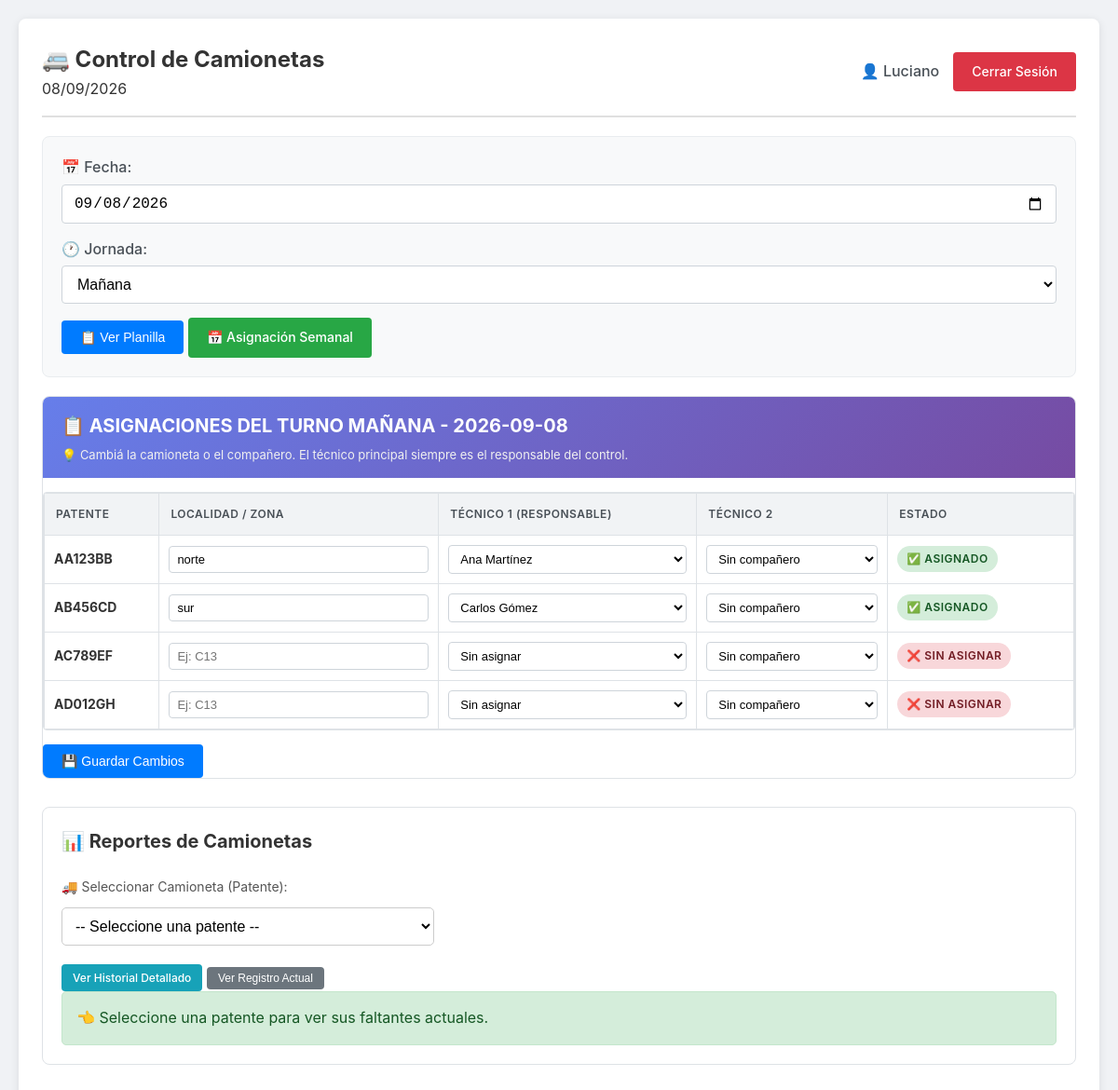
Page /admin (signed in) on the committed database.
### tables this page shows
CREATE TABLE camionetas (
            id INTEGER PRIMARY KEY AUTOINCREMENT,
            patente TEXT UNIQUE NOT NULL,
            activa INTEGER DEFAULT 1
        );

CREATE TABLE asignaciones (
            id INTEGER PRIMARY KEY AUTOINCREMENT,
            camioneta_id INTEGER,
            tecnico_id INTEGER,
            tecnico2_id INTEGER,
            fecha TEXT NOT NULL,
            jornada TEXT NOT NULL,
            estado TEXT DEFAULT 'PENDIENTE',
            zona TEXT,
            FOREIGN KEY (camioneta_id) REFERENCES camionetas(id),
            FOREIGN KEY (tecnico_id) REFERENCES usuarios(id),
            FOREIGN KEY (tecnico2_id) REFERENCES usuarios(id)
        );

### app.py (the view)
@app.route('/admin')
def admin():
    if 'usuario_id' not in session or session.get('rol') != 'admin':
        return redirect(url_for('login'))
    fecha_seleccionada = request.args.get('fecha', datetime.now().strftime('%Y-%m-%d'))
    jornada_seleccionada = request.args.get('jornada', 'mañana')
    fecha_actual = datetime.now().strftime('%d/%m/%Y')
    conexion = get_db()
    try:
        tecnicos = obtener_tecnicos()
        camionetas = obtener_camionetas()
        asignaciones_actuales = conexion.execute('''
            SELECT a.id as asignacion_id, a.camioneta_id, a.tecnico_id, a.tecnico2_id, a.zona,
                   c.patente as camioneta_patente
            FROM asignaciones a
            LEFT JOIN camionetas c ON a.camioneta_id = c.id
            WHERE a.fecha = ? AND a.jornada = ?
        ''', (fecha_seleccionada, jornada_seleccionada)).fetchall()
        asignaciones_por_camioneta = {}
        for a in asignaciones_actuales:
            asignaciones_por_camioneta[a['camioneta_id']] = {
                'asignacion_id': a['asignacion_id'],
                'tecnico_id': a['tecnico_id'],
                'tecnico2_id': a['tecnico2_id'],
                'zona': a['zona'] or ''
            }
        try:
            reportes = conexion.execute('''
                SELECT
                    r.id, r.tipo, r.elemento, r.estado, r.descripcion, r.fecha_hora,
                    r.fecha_resolucion, r.comentario_resolucion, r.resuelto_por,
                    COALESCE(cam.patente, 'SIN ASIGNAR') as patente,
                    COALESCE(u.nombre, 'TÉCNICO DESCONOCIDO') as tecnico_nombre
                FROM reportes r
                LEFT JOIN controles co ON r.control_id = co.id
                LEFT JOIN asignaciones a ON co.asignacion_id = a.id
                LEFT JOIN camionetas cam ON a.camioneta_id = cam.id
                LEFT JOIN usuarios u ON a.tecnico_id = u.id
                ORDER BY r.fecha_hora DESC
            ''').fetchall()
            reportes_por_patente = {}
            for reporte in reportes:
                patente = reporte['patente']
                if patente not in reportes_por_patente:
                    reportes_por_patente[patente] = []
                reportes_por_patente[patente].append(dict(reporte))
            patentes_con_reportes = sorted(reportes_por_patente.keys())
            faltantes_por_patente = {}
            for patente, registros in reportes_por_patente.items():
                dedupe = {}
                for r in registros:
                    if r['estado'] in ['FALLA', 'FALTANTE', 'OBSERVACION']:
                        if r['elemento'] not in dedupe:
                            dedupe[r['elemento']] = r
                faltantes_por_patente[patente] = list(dedupe.values())
        except sqlite3.OperationalError:
            reportes_por_patente = {}
            patentes_con_reportes = []
            faltantes_por_patente = {}
    finally:
        conexion.close()
    mensaje = request.args.get('mensaje', '')
    error = request.args.get('error', '')
    planilla = []
    for camioneta in camionetas:
        info = asignaciones_por_camioneta.get(camioneta['id'], {
            'asignacion_id': None,
            'tecnico_id': None,
            'tecnico2_id': None,
            'zona': ''
        })
        planilla.append({
            'camioneta_id': camioneta['id'],
            'camioneta_patente': camioneta['patente'],
            'asignacion_id': info['asignacion_id'],
            'tecnico_id': info['tecnico_id'],
            'tecnico2_id': info['tecnico2_id'],
            'zona': info['zona']
        })
    return render_template('admin.html',
                         camionetas=camionetas,
                         tecnicos=tecnicos,
                         planilla=planilla,
                         reportes=reportes,
                         reportes_por_patente=reportes_por_patente,
                         faltantes_por_patente=faltantes_por_patente,
                         patentes_con_reportes=patentes_con_reportes,
                         fecha_seleccionada=fecha_seleccionada,
                         jornada_seleccionada=jornada_seleccionada,
                         fecha_actual=fecha_actual,
                         mensaje=mensaje,
                         error=error)

### app.py (called while the page is built)
@app.before_request
def limpiar_redirecciones():
    if 'usuario_id' in session:
        rol = session.get('rol')
        if rol == 'admin' and request.path == '/tecnico':
            return redirect(url_for('admin'))
        if rol == 'jefe' and request.path in ['/tecnico', '/admin']:
            return redirect(url_for('jefe'))
        if rol == 'tecnico' and request.path in ['/admin', '/jefe']:
            return redirect(url_for('tecnico'))

def conectar_db():
    return sqlite3.connect(str(DATABASE))

def get_db():
    conexion = conectar_db()
    conexion.row_factory = sqlite3.Row
    return conexion

def obtener_tecnicos():
    conexion = get_db()
    tecnicos = conexion.execute('''
        SELECT id, nombre FROM usuarios
        WHERE rol = 'tecnico' AND activo = 1 ORDER BY nombre
    ''').fetchall()
    conexion.close()
    return tecnicos

def obtener_camionetas():
    conexion = get_db()
    camionetas = conexion.execute('''
        SELECT id, patente FROM camionetas
        WHERE activa = 1 ORDER BY patente
    ''').fetchall()
    conexion.close()
    return camionetas

### templates/admin.html (shortened to what this page needs)
<!DOCTYPE html>
<html lang="es">
<head>
    <link rel="stylesheet" href="{{ url_for('static', filename='css/style.css') }}">
</head>
<body>
    <div class="container">
        <header>
            <div class="header-left">
                <h1>🚐 Control de Camionetas</h1>
                <span class="fecha-actual">{{ fecha_actual }}</span>
            </div>
            <div class="user-info">
                <span>👤 {{ session.nombre }}</span>
                <a href="{{ url_for('logout') }}" class="btn btn-danger">Cerrar Sesión</a>
            </div>
        </header>
        <div class="jornada-selector">
            <form method="GET" action="{{ url_for('admin') }}">
                <div class="form-group">
                    <label for="fecha">📅 Fecha:</label>
                    <input type="date" id="fecha" name="fecha" value="{{ fecha_seleccionada }}" required>
                </div>
                <div class="form-group">
                    <label for="jornada">🕐 Jornada:</label>
                    <select id="jornada" name="jornada">
                        <option value="mañana" {% if jornada_seleccionada == 'mañana' %}selected{% endif %}>Mañana</option>
                    </select>
                </div>
                <button type="submit" class="btn btn-primary">📋 Ver Planilla</button>
                <a href="{{ url_for('asignacion_semanal') }}" class="btn btn-success">📅 Asignación Semanal</a>
            </form>
        </div>
        <div class="planilla-container">
            <div class="planilla-header">
                <h2>📋 ASIGNACIONES DEL TURNO {{ jornada_seleccionada|upper }} - {{ fecha_seleccionada }}</h2>
                <p>💡 Cambiá la camioneta o el compañero. El técnico principal siempre es el responsable del control.</p>
            </div>
            <form method="POST" action="{{ url_for('guardar_planilla') }}" id="form-planilla">
                <div class="table-responsive">
                    <table class="table-planilla">
                        <thead>
                            <tr>
                                <th>PATENTE</th>
                                <th>LOCALIDAD / ZONA</th>
                                <th>TÉCNICO 1 (Responsable)</th>
                                <th>TÉCNICO 2</th>
                                <th>ESTADO</th>
                            </tr>
                        </thead>
                        <tbody>
                            {% for fila in planilla %}
                            <tr class="fila-asignacion">
                                <td>
                                    <strong>{{ fila.camioneta_patente }}</strong>
                                </td>
                                <td>
                                    <input type="text" name="zona_{{ fila.camioneta_id }}" value="{{ fila.zona or '' }}" placeholder="Ej: C13">
                                </td>
                                <td>
                                    <select name="tecnico_{{ fila.camioneta_id }}" class="tecnico-select">
                                        <option value="">Sin asignar</option>
                                        {% for tecnico in tecnicos %}
                                            <option value="{{ tecnico.id }}"
                                                {% if tecnico.id == fila.tecnico_id %}selected{% endif %}>
                                                {{ tecnico.nombre }}
                                            </option>
                                        {% endfor %}
                                    </select>
                                </td>
                                <td>
                                    <select name="tecnico2_{{ fila.camioneta_id }}" class="tecnico2-select">
                                        <option value="">Sin compañero</option>
                                    </select>
                                </td>
                                <td>
                                    {% if fila.tecnico_id %}
                                        <span class="badge badge-success">✅ ASIGNADO</span>
                                    {% else %}
                                        <span class="badge badge-danger">❌ SIN ASIGNAR</span>
                                    {% endif %}
                                </td>
                            </tr>
                            {% endfor %}
                        </tbody>
                    </table>
                </div>
                <button type="submit" class="btn btn-primary">💾 Guardar Cambios</button>
            </form>
        </div>
        <div class="reportes-section">
            <h2>📊 Reportes de Camionetas</h2>
            <label for="selector-patente">🚚 Seleccionar Camioneta (Patente):</label>
            <br>
            <select id="selector-patente" class="patente-selector" onchange="mostrarDetallesPatente()">
                <option value="">-- Seleccione una patente --</option>
            </select>
            <div class="mt-2 mb-3">
                <a href="{{ url_for('historial_camioneta', patente='') }}"
                   class="btn btn-info btn-sm"
                   id="btn-historial-detallado"
                   onclick="this.href = this.href.replace('/historial-camioneta/', '/historial-camioneta/' + document.getElementById('selector-patente').value)">
                     Ver Historial Detallado
                </a>
                <button class="btn btn-secondary btn-sm" onclick="verRegistroActual()">
                     Ver Registro Actual
                </button>
            </div>
            <div id="contenedor-faltantes" class="alerta-ok">
                👈 Seleccione una patente para ver sus faltantes actuales.
            </div>
        </div>
    </div>
</body>
</html>

### static/css/style.css (style rules this page uses)
* { margin: 0; padding: 0; box-sizing: border-box; }
body { font-family: -apple-system, BlinkMacSystemFont, 'Segoe UI', Roboto, Oxygen, Ubuntu, sans-serif; background-color: #f0f2f5; color: #333; line-height: 1.6; padding: 20px; min-height: 100vh; }
.container { max-width: 1200px; margin: 0 auto; background: white; padding: 25px; border-radius: 8px; box-shadow: 0 2px 10px rgba(0,0,0,0.1); }
header { display: flex; justify-content: space-between; align-items: center; padding-bottom: 15px; border-bottom: 2px solid #e0e0e0; margin-bottom: 20px; flex-wrap: wrap; gap: 10px; }
header h1 { font-size: 24px; color: #333; }
.user-info { display: flex; align-items: center; gap: 15px; flex-wrap: wrap; }
.user-info span { font-weight: 500; color: #495057; }
.btn { display: inline-block; padding: 10px 20px; border: none; border-radius: 4px; font-size: 14px; font-weight: 500; cursor: pointer; text-decoration: none; text-align: center; transition: all 0.3s ease; }
.btn-primary { background-color: #007bff; color: white; }
.btn-secondary { background-color: #6c757d; color: white; }
.btn-success { background-color: #28a745; color: white; }
.btn-danger { background-color: #dc3545; color: white; }
.btn-info { background-color: #17a2b8; color: white; }
.btn-sm { padding: 5px 12px; font-size: 12px; }
.form-group { margin-bottom: 15px; }
.form-group label { display: block; margin-bottom: 5px; font-weight: 500; color: #495057; }
.form-group input, .form-group select, .form-group textarea { width: 100%; padding: 10px 12px; border: 1px solid #ced4da; border-radius: 4px; font-size: 16px; transition: border-color 0.3s ease; background: white; }
.table-responsive { overflow-x: auto; margin: 15px 0; border-radius: 4px; border: 1px solid #dee2e6; }
.badge { display: inline-block; padding: 4px 10px; border-radius: 20px; font-size: 12px; font-weight: 600; text-transform: uppercase; letter-spacing: 0.5px; }
.badge-success { background-color: #d4edda; color: #155724; }
.badge-danger { background-color: #f8d7da; color: #721c24; }
.jornada-selector { background: #f8f9fa; padding: 20px; border-radius: 8px; margin: 20px 0; border: 1px solid #e9ecef; }
.jornada-selector .form-group { flex: 1; min-width: 150px; }
.planilla-container { background: white; border-radius: 8px; border: 1px solid #dee2e6; overflow: hidden; margin: 20px 0; }
.planilla-header { background: linear-gradient(135deg, #667eea 0%, #764ba2 100%); color: white; padding: 15px 20px; display: flex; justify-content: space-between; align-items: center; flex-wrap: wrap; }
.planilla-header h2 { margin: 0; font-size: 20px; }
.planilla-header p { font-size: 13px; margin: 5px 0 0 0; color: #f0f0f0; }
.table-planilla { width: 100%; border-collapse: collapse; font-size: 14px; }
.table-planilla thead th { background: #f1f3f5; font-weight: 600; text-transform: uppercase; font-size: 12px; letter-spacing: 0.5px; color: #495057; padding: 12px; text-align: left; border: 1px solid #dee2e6; }
.table-planilla td { padding: 10px; border: 1px solid #dee2e6; vertical-align: middle; }
.table-planilla input[type="text"], .table-planilla select { width: 100%; padding: 6px 8px; border: 1px solid #ced4da; border-radius: 4px; font-size: 13px; background: white; }
.reportes-section { margin: 30px 0; padding: 20px; background: white; border-radius: 8px; border: 1px solid #dee2e6; }
.reportes-section h2 { margin: 0 0 20px 0; font-size: 20px; color: #333; }
.reportes-section label { font-size: 14px; color: #555; }
.patente-selector { width: 100%; max-width: 400px; padding: 10px; margin: 10px 0 20px 0; border-radius: 5px; border: 1px solid #ccc; font-size: 16px; background-color: white; }
.alerta-ok { background-color: #d4edda; border: 1px solid #c3e6cb; color: #155724; padding: 15px; border-radius: 5px; }

### rows in the picture
camionetas: camioneta_patente "AA123BB"
asignaciones: zona "norte"
camionetas: camioneta_patente "AB456CD"
asignaciones: zona "sur"
camionetas: camioneta_patente "AC789EF", camioneta_id "Ej: C13", shows "❌ SIN ASIGNAR"
camionetas: camioneta_patente "AD012GH", shows "❌ SIN ASIGNAR"

### other values in the picture
{{ session.nombre }} "Luciano"
{{ jornada_seleccionada|upper }} "MAÑANA"
{{ fecha_seleccionada }} "2026-09-08"
form field value "Ana Martínez"
form field value "Carlos Gómez"
